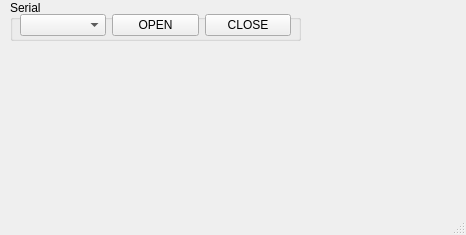
<?xml version="1.0" encoding="UTF-8"?>
<ui version="4.0">
 <class>MainWindow</class>
 <widget class="QMainWindow" name="MainWindow">
  <property name="geometry">
   <rect>
    <x>0</x>
    <y>0</y>
    <width>466</width>
    <height>235</height>
   </rect>
  </property>
  <property name="windowTitle">
   <string>MainWindow</string>
  </property>
  <property name="tabShape">
   <enum>QTabWidget::Rounded</enum>
  </property>
  <widget class="QWidget" name="centralwidget">
   <widget class="QGroupBox" name="groupBox_2">
    <property name="geometry">
     <rect>
      <x>10</x>
      <y>0</y>
      <width>291</width>
      <height>41</height>
     </rect>
    </property>
    <property name="title">
     <string>Serial</string>
    </property>
    <widget class="QWidget" name="layoutWidget">
     <property name="geometry">
      <rect>
       <x>10</x>
       <y>10</y>
       <width>271</width>
       <height>31</height>
      </rect>
     </property>
     <layout class="QHBoxLayout" name="horizontalLayout">
      <item>
       <widget class="QComboBox" name="comL"/>
      </item>
      <item>
       <widget class="QPushButton" name="openB">
        <property name="text">
         <string>OPEN</string>
        </property>
       </widget>
      </item>
      <item>
       <widget class="QPushButton" name="closeB">
        <property name="text">
         <string>CLOSE</string>
        </property>
       </widget>
      </item>
     </layout>
    </widget>
   </widget>
  </widget>
  <widget class="QStatusBar" name="statusbar"/>
 </widget>
 <resources/>
 <connections/>
</ui>
